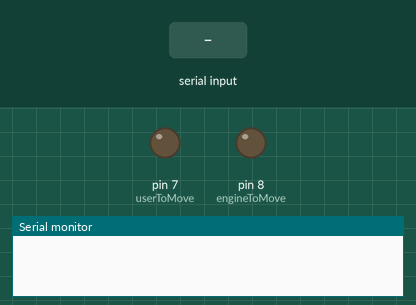
Recording of a sketch running on a simulated Arduino Uno, built with avr-gcc and run on an emulated ATmega328P. Shown: output pins drawn as LEDs (lit = HIGH), the last lines printed to the serial monitor. The inputs (shaded band) are chosen by the test bench.

Above: at 1.2 s.
1.3 s: "1" received over Serial
At 2.1 s:
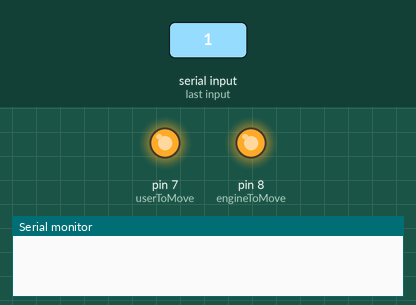
3.8 s: byte 0 (0) received over Serial
At 4.4 s:
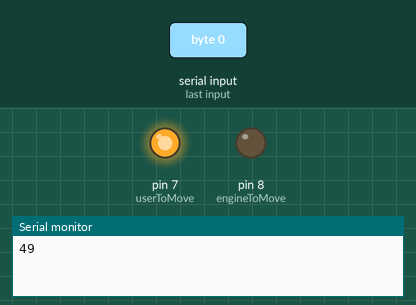
5.3 s: byte 1 (1) received over Serial
At 5.6 s:
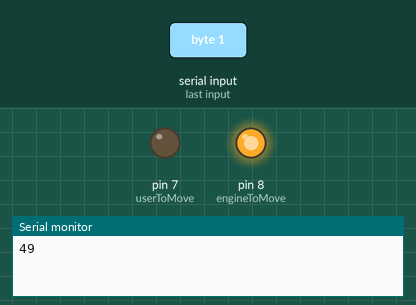
6.8 s: "0" received over Serial
At 8.7 s:
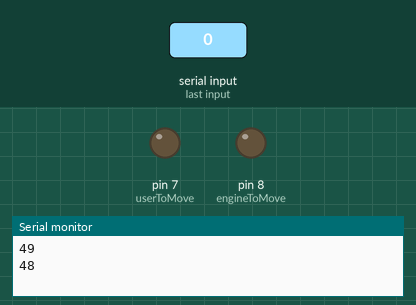
Timing chart, 0 to 10.2 s (numbered marks = the images above; inputs shaded):
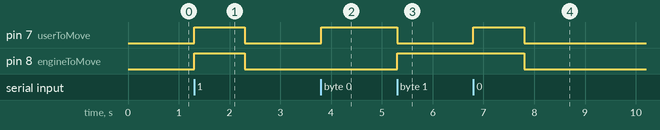

The sketch:

SideToMoveIndicator.ino
```cpp
/*
@author Falguni Das Shuvo

 */

int userToMove = 7;
int engineToMove = 8;
int flag;

void setup() {
  //Initialize serial and wait for port to open:
  pinMode(userToMove,OUTPUT);
  pinMode(engineToMove, OUTPUT);
  Serial.begin(9600);
  while (!Serial) {
    ; // wait for serial port to connect. Needed for native USB port only
  }

}


void loop() {
  if(Serial.available() > 0){
    flag = Serial.read();
    if(flag == 0){
      digitalWrite(engineToMove,LOW);
      digitalWrite(userToMove,HIGH);
    }
    else if(flag == 1){
      digitalWrite(userToMove,LOW);
      digitalWrite(engineToMove,HIGH);
    }
    else{
       digitalWrite(engineToMove,HIGH);
       digitalWrite(userToMove,HIGH);
       delay(1000);
       digitalWrite(engineToMove,LOW);
       digitalWrite(userToMove,LOW);

       Serial.println(flag);
    }

  }

}
```

Measured:
- after the input at 1.3 s, pin 7 (userToMove), pin 8 (engineToMove): LOW → HIGH at once, → LOW 1.0 s later
- after the input at 3.8 s, pin 7 (userToMove): LOW → HIGH at once
- after the input at 5.3 s, pin 7 (userToMove): HIGH → LOW at once; pin 8 (engineToMove): LOW → HIGH at once
- after the input at 6.8 s, pin 7 (userToMove): LOW → HIGH at once, → LOW 1.0 s later; pin 8 (engineToMove): HIGH → LOW after 1.0 s
